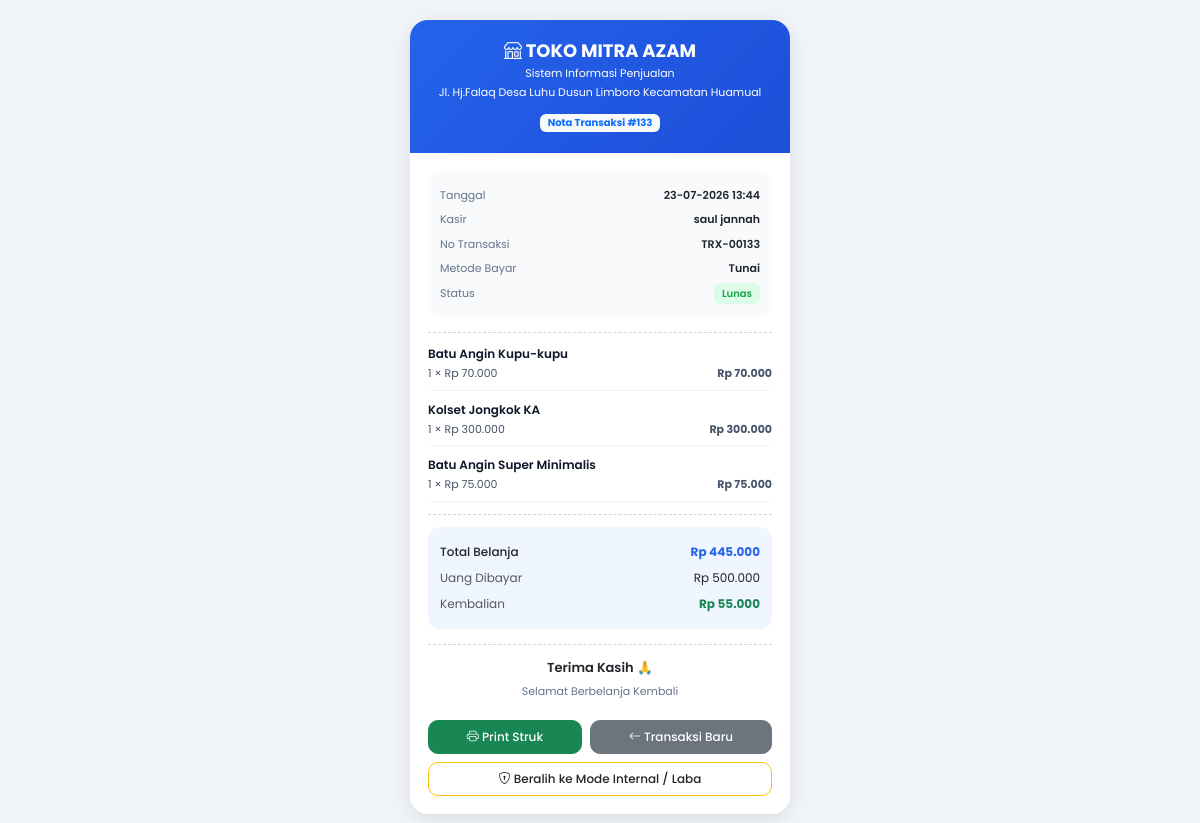
/kasir/struk.php?id=133 (signed in), run on the app's committed database.
### tables this page shows
CREATE TABLE `penjualan` (
  `id_penjualan` int(11) NOT NULL AUTO_INCREMENT,
  `tanggal` datetime NOT NULL,
  `total_harga` int(11) NOT NULL,
  `bayar` int(11) NOT NULL,
  `metode_pembayaran` varchar(50) DEFAULT NULL,
  `referensi` varchar(100) DEFAULT NULL,
  `bukti_pembayaran` varchar(255) DEFAULT NULL,
  `kasir` int(11) DEFAULT NULL,
  `nama_kasir` varchar(100) DEFAULT NULL,
  `id_customer` int(11) DEFAULT NULL,
  `kembali` int(11) NOT NULL,
  `nama_customer` varchar(100) DEFAULT NULL,
  `jatuh_tempo` date DEFAULT NULL,
  `status_pembayaran` enum('Lunas','Belum Lunas') NOT NULL,
  `metode_pelunasan` varchar(30) DEFAULT NULL,
  `tanggal_pelunasan` datetime DEFAULT NULL,
  `bukti_pelunasan` varchar(255) DEFAULT NULL,
  `keuntungan` int(11) NOT NULL,
  `id_user` int(11) NOT NULL,
  PRIMARY KEY (`id_penjualan`)
);

CREATE TABLE `users` (
  `id_user` int(11) NOT NULL AUTO_INCREMENT,
  `nama` varchar(100) NOT NULL,
  `username` varchar(50) NOT NULL,
  `email` varchar(100) NOT NULL,
  `telepon` varchar(20) NOT NULL,
  `foto` varchar(255) NOT NULL,
  `password` varchar(255) NOT NULL,
  `level` enum('admin','kasir') NOT NULL,
  `status` varchar(100) NOT NULL,
  `last_login` datetime DEFAULT NULL,
  PRIMARY KEY (`id_user`)
);

CREATE TABLE `detail_penjualan` (
  `id_detail` int(11) NOT NULL AUTO_INCREMENT,
  `id_penjualan` int(11) NOT NULL,
  `id_barang` int(11) NOT NULL,
  `jumlah` int(11) NOT NULL,
  `harga` int(11) NOT NULL,
  `harga_satuan_beli` decimal(15,2) DEFAULT 0.00,
  `subtotal` int(11) NOT NULL,
  `keuntungan_item` decimal(15,2) DEFAULT 0.00,
  `panjang` float NOT NULL DEFAULT 0,
  `lebar` float NOT NULL DEFAULT 0,
  `kebutuhan` decimal(10,2) DEFAULT 1.00,
  PRIMARY KEY (`id_detail`)
);

CREATE TABLE `barang` (
  `id_barang` int(11) NOT NULL AUTO_INCREMENT,
  `kode_barang` varchar(20) NOT NULL,
  `nama_barang` varchar(100) NOT NULL,
  `harga_beli` int(11) NOT NULL,
  `harga_jual` int(11) NOT NULL,
  `stok` int(11) NOT NULL,
  `stok_minimum` int(11) NOT NULL,
  `tanggal` date NOT NULL,
  `jenis_penjualan` enum('Normal','Kaca') DEFAULT 'Normal',
  `panjang_standar` decimal(10,2) DEFAULT NULL,
  `lebar_standar` decimal(10,2) DEFAULT NULL,
  PRIMARY KEY (`id_barang`)
);

### kasir/struk.php (the view, shortened to what this page needs)
<?php
require_once '../config/koneksi.php';
$id_penjualan = (int) $_GET['id'];
$is_internal = isset($_GET['mode']) && $_GET['mode'] === 'internal';
$query_penjualan = mysqli_query(
    $conn,
    "SELECT p.*, u.nama AS nama_kasir
     FROM penjualan p
     LEFT JOIN users u ON p.id_user = u.id_user
     WHERE p.id_penjualan = $id_penjualan"
);
$penjualan = mysqli_fetch_assoc($query_penjualan);
$query_detail = mysqli_query(
    $conn,
    "SELECT detail_penjualan.*, barang.nama_barang, barang.jenis_penjualan
     FROM detail_penjualan
     JOIN barang ON detail_penjualan.id_barang = barang.id_barang
     WHERE detail_penjualan.id_penjualan = $id_penjualan
     ORDER BY detail_penjualan.id_detail ASC"
);
$metode_bayar = trim($penjualan['metode_pembayaran'] ?? 'Tunai');
$metode_clean = strtolower($metode_bayar);
?>
<!DOCTYPE html>
<html lang="id">
<head>
    <link href="https://cdn.jsdelivr.net/npm/bootstrap@5.3.3/dist/css/bootstrap.min.css" rel="stylesheet">
    <link rel="stylesheet" href="https://cdn.jsdelivr.net/npm/bootstrap-icons@1.11.3/font/bootstrap-icons.min.css">
</head>
<body>
<div class="struk">
    <div class="header">
        <h2><i class="bi bi-shop"></i> TOKO MITRA AZAM</h2>
        <p>Sistem Informasi Penjualan</p>
        <p>Jl. Hj.Falaq Desa Luhu Dusun Limboro Kecamatan Huamual</p>
        <div class="mt-2">
            <span class="badge badge-mode <?= $is_internal ? 'bg-warning text-dark' : 'bg-light text-primary'; ?>">
                Nota Transaksi #<?= $id_penjualan; ?> <?= $is_internal ? '[INTERNAL/KASIR]' : ''; ?>
            </span>
        </div>
    </div>
    <div class="content">
        <div class="info-box">
            <table class="info-table">
                <tr>
                    <td class="label">Tanggal</td>
                    <td class="value"><?= date('d-m-Y H:i', strtotime($penjualan['tanggal'])); ?></td>
                </tr>
                <tr>
                    <td class="label">Kasir</td>
                    <td class="value"><?= htmlspecialchars($penjualan['nama_kasir'] ?? 'Kasir'); ?></td>
                </tr>
                <tr>
                    <td class="label">No Transaksi</td>
                    <td class="value">TRX-<?= str_pad($penjualan['id_penjualan'], 5, '0', STR_PAD_LEFT); ?></td>
                </tr>
                <tr>
                    <td class="label">Metode Bayar</td>
                    <td class="value">
                        <?php
                        if ($metode_clean === 'qris') {
                            echo "QRIS " . (!empty($penjualan['referensi']) ? "(" . htmlspecialchars($penjualan['referensi']) . ")" : "");
                        } elseif ($metode_clean === 'transfer') {
                            echo "Transfer " . (!empty($penjualan['referensi']) ? "(" . htmlspecialchars($penjualan['referensi']) . ")" : "");
                        } elseif ($metode_clean === 'hutang') {
                            echo "Hutang";
                        } else {
                            echo "Tunai";
                        }
                        ?>
                    </td>
                </tr>
                <?php if ($metode_clean === 'hutang'): ?>
                <tr>
                    <td class="label">Customer</td>
                    <td class="value text-danger fw-bold"><?= htmlspecialchars($penjualan['nama_customer'] ?? '-'); ?></td>
                </tr>
                <tr>
                    <td class="label">Status</td>
                    <td class="value"><span class="badge-hutang">Belum Lunas</span></td>
                </tr>
                <tr>
                    <td class="label">Jatuh Tempo</td>
                    <td class="value text-danger">
                        <?= !empty($penjualan['jatuh_tempo']) ? date('d-m-Y', strtotime($penjualan['jatuh_tempo'])) : '-'; ?>
                    </td>
                </tr>
                <?php else: ?>
                <tr>
                    <td class="label">Status</td>
                    <td class="value"><span class="badge-lunas">Lunas</span></td>
                </tr>
                <?php endif; ?>
            </table>
        </div>
        <div class="line"></div>
        <?php while ($detail = mysqli_fetch_assoc($query_detail)):
            $nama = htmlspecialchars($detail['nama_barang']);
            $subtotal = $detail['subtotal'];
            $harga = $detail['harga'];
            $qty = $detail['jumlah'];
            $keterangan = "";
        ?>
        <div class="item">
            <div class="item-name"><?= $nama . $keterangan; ?></div>
            <div class="item-detail">
                <span><?= $qty; ?> × Rp <?= number_format($harga, 0, ',', '.'); ?></span>
                <strong>Rp <?= number_format($subtotal, 0, ',', '.'); ?></strong>
            </div>
        </div>
        <?php endwhile; ?>
        <div class="line"></div>
        <div class="total-box">
            <table class="total-table">
                <tr>
                    <td class="fw-medium">Total Belanja</td>
                    <td class="text-end total-final">
                        Rp <?= number_format($penjualan['total_harga'], 0, ',', '.'); ?>
                    </td>
                </tr>
                <tr>
                    <td class="text-muted">Uang Dibayar</td>
                    <td class="text-end">
                        Rp <?= number_format($penjualan['bayar'], 0, ',', '.'); ?>
                    </td>
                </tr>
                <?php if ($metode_clean === 'hutang'): ?>
                <tr>
                    <td class="fw-bold text-danger">Total Hutang</td>
                    <td class="text-end fw-bold text-danger">
                        Rp <?= number_format($penjualan['total_harga'] - $penjualan['bayar'], 0, ',', '.'); ?>
                    </td>
                </tr>
                <?php else: ?>
                <tr>
                    <td class="text-muted">Kembalian</td>
                    <td class="text-end text-success fw-bold">
                        Rp <?= number_format($penjualan['kembali'], 0, ',', '.'); ?>
                    </td>
                </tr>
                <?php endif; ?>
            </table>
        </div>
        <div class="footer">
            <h6>Terima Kasih 🙏</h6>
            <p>Selamat Berbelanja Kembali</p>
        </div>
        <div class="btn-area no-print">
            <div class="d-flex gap-2">
                <button onclick="window.print()" class="btn btn-success flex-grow-1">
                    <i class="bi bi-printer"></i> Print Struk
                </button>
                <a href="transaksi.php" class="btn btn-secondary flex-grow-1">
                    <i class="bi bi-arrow-left"></i> Transaksi Baru
                </a>
            </div>
            <div>
                <?php if ($is_internal): ?>
                    <a href="struk.php?id=<?= $id_penjualan; ?>" class="btn btn-outline-secondary w-100 btn-sm">
                        <i class="bi bi-eye"></i> Beralih ke Mode Pelanggan
                    </a>
                <?php else: ?>
                    <a href="struk.php?id=<?= $id_penjualan; ?>&mode=internal" class="btn btn-outline-warning text-dark w-100 btn-sm">
                        <i class="bi bi-shield-lock"></i> Beralih ke Mode Internal / Laba
                    </a>
                <?php endif; ?>
            </div>
        </div>
    </div>
</div>
</body>
</html>

### kasir/struk.php (style rules this page uses)
* { font-family: 'Poppins', sans-serif; }
body { background: #f1f5f9; min-height: 100vh; padding: 20px; }
.struk { width: 380px; max-width: 100%; background: white; margin: auto; border-radius: 18px; overflow: hidden; box-shadow: 0 5px 20px rgba(0,0,0,0.1); }
.header { background: linear-gradient(135deg, #2563eb, #1d4ed8); color: white; padding: 20px; text-align: center; }
.header h2 { margin: 0; font-size: 18px; font-weight: 700; }
.header p { margin: 3px 0; font-size: 11px; }
.content { padding: 18px; }
.info-box { background: #f8fafc; border-radius: 12px; padding: 12px; margin-bottom: 15px; }
.info-table { width: 100%; }
.info-table td { padding: 4px 0; font-size: 11px; }
.label { color: #64748b; }
.value { text-align: right; font-weight: 600; }
.line { border-top: 1px dashed #cbd5e1; margin: 12px 0; }
.item { margin-bottom: 10px; border-bottom: 1px solid #f1f5f9; padding-bottom: 8px; }
.item-name { font-weight: 600; font-size: 12px; color: #0f172a; margin-bottom: 2px; }
.item-detail { display: flex; justify-content: space-between; font-size: 11px; color: #475569; }
.total-box { background: #eff6ff; border-radius: 12px; padding: 12px; }
.total-table { width: 100%; }
.total-table td { padding: 4px 0; font-size: 12px; }
.total-final { font-size: 14px; font-weight: 700; color: #2563eb; }
.footer { text-align: center; margin-top: 15px; padding-top: 15px; border-top: 1px dashed #cbd5e1; }
.footer h6 { font-size: 13px; font-weight: 600; }
.footer p { font-size: 11px; color: #64748b; margin: 0; }
.btn-area { display: flex; flex-direction: column; gap: 8px; justify-content: center; margin-top: 20px; }
.btn { border-radius: 10px; padding: 7px 12px; font-size: 12px; font-weight: 500; }
.badge-lunas { background: #dcfce7; color: #16a34a; padding: 3px 8px; border-radius: 6px; font-size: 10px; font-weight: 600; }
.badge-mode { font-size: 10px; padding: 4px 8px; border-radius: 6px; }

### data on the page
penjualan: tanggal "23-07-2026 13:44", id_user.nama "saul jannah", id_penjualan "00133", total_harga "445.000", bayar "500.000", kembali "55.000"
detail_penjualan: id_barang.nama_barang "Batu Angin Kupu-kupu", jumlah "1", harga "70.000", subtotal "70.000"
detail_penjualan: id_barang.nama_barang "Kolset Jongkok KA", jumlah "1", harga "300.000", subtotal "300.000"
detail_penjualan: id_barang.nama_barang "Batu Angin Super Minimalis", jumlah "1", harga "75.000", subtotal "75.000"

### other printed values
$id_penjualan "133"
